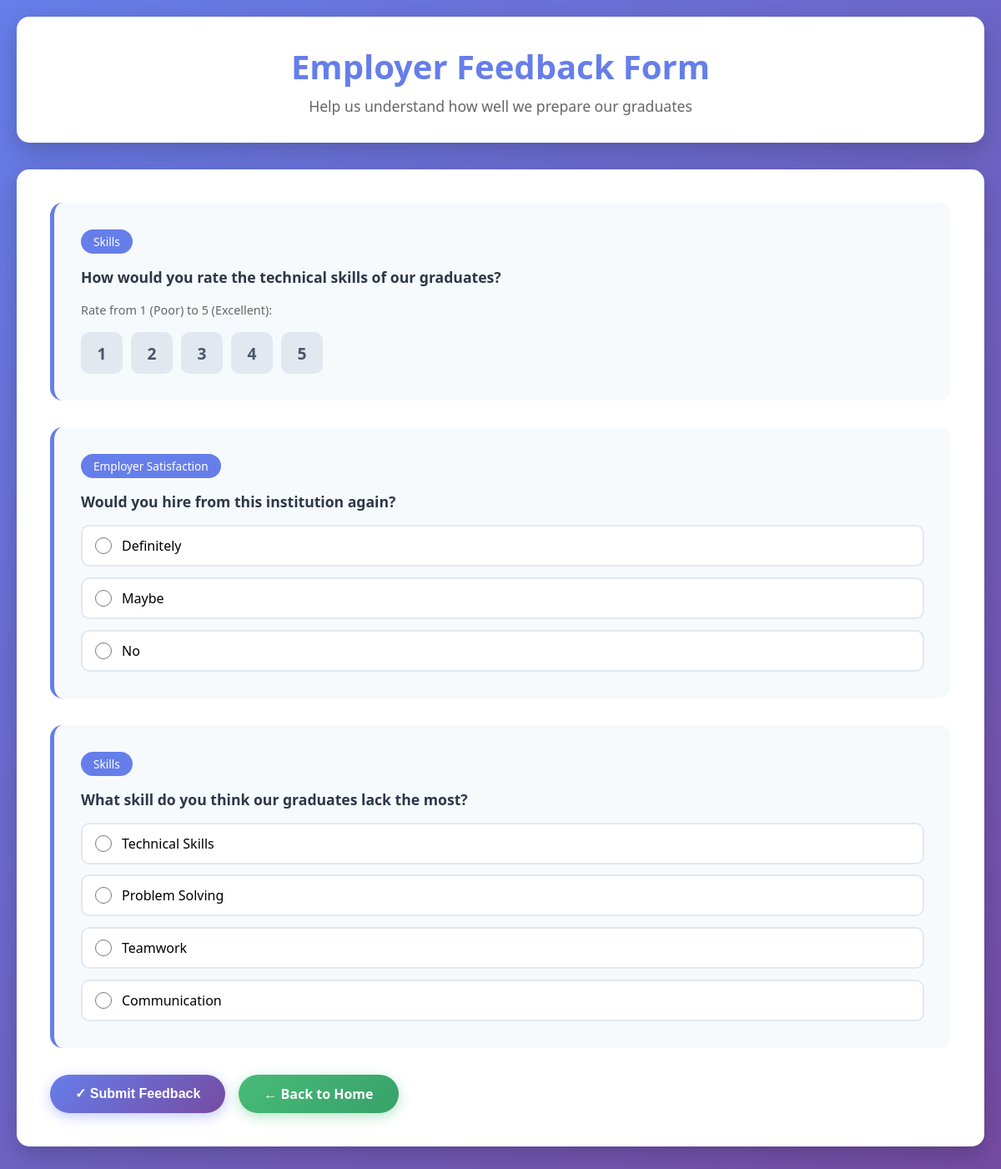
The app's page /feedback/employer/ with its own data.
### feedback/models.py (models this page shows, shortened)
class Question(models.Model):
    STAKEHOLDER_CHOICES = [
        ('student', 'Student'),
        ('alumni', 'Alumni'),
        ('employer', 'Employer'),
    ]
    QUESTION_TYPE_CHOICES = [
        ('rating', 'Rating (1–5)'),
        ('mcq', 'Multiple Choice'),
    ]
    text = models.TextField()
    category = models.CharField(max_length=50)
    stakeholder_type = models.CharField(max_length=20, choices=STAKEHOLDER_CHOICES)
    question_type = models.CharField(max_length=10, choices=QUESTION_TYPE_CHOICES, default='rating')

class Option(models.Model):
    question = models.ForeignKey(Question, on_delete=models.CASCADE, related_name='options')
    text = models.CharField(max_length=255)

### feedback/views.py (the view, shortened to what this page needs)
# urls.py: path('feedback/employer/', views.employer_feedback_view, name='employer_feedback'),
def employer_feedback_view(request):
    questions = Question.objects.filter(stakeholder_type='employer')
    return render(request, 'feedback/employer_feedback.html', {'questions': questions})

### feedback/templates/feedback/employer_feedback.html (shortened to what this page needs)
{% extends 'feedback/base.html' %}
{% block content %}
<div class="header">
    <h1>Employer Feedback Form</h1>
    <p>Help us understand how well we prepare our graduates</p>
</div>
<div class="card">
    <form method="POST">
        {% for q in questions %}
        <div class="question-box">
            <span class="category">{{ q.category }}</span>
            <p>{{ q.text }}</p>
            {% if q.question_type == "rating" %}
                <label style="color: #666; font-size: 0.9rem; margin-top: 1rem;">Rate from 1 (Poor) to 5 (Excellent):</label>
                <div class="rating-group">
                    {% for i in "12345" %}
                    <label for="rating_{{ q.id }}_{{ i }}">{{ i }}</label>
                    {% endfor %}
                </div>
            {% elif q.question_type == "mcq" %}
                <div class="radio-group">
                    {% for option in q.options.all %}
                    <label>
                        <input type="radio" name="q_{{ q.id }}" value="{{ option.text }}" required>
                        <span>{{ option.text }}</span>
                    </label>
                    {% endfor %}
                </div>
            {% endif %}
        </div>
        {% endfor %}
        <div class="btn-group">
            <button type="submit" class="btn">✓ Submit Feedback</button>
            <a href="{% url 'home' %}" class="btn btn-secondary">← Back to Home</a>
        </div>
    </form>
</div>
{% endblock %}

### feedback/templates/feedback/base.html (style rules this page uses)
* { margin: 0; padding: 0; box-sizing: border-box; }
body { font-family: 'Segoe UI', Tahoma, Geneva, Verdana, sans-serif; background: linear-gradient(135deg, #667eea 0%, #764ba2 100%); min-height: 100vh; padding: 20px; }
.header { background: white; padding: 2rem; border-radius: 15px; box-shadow: 0 10px 30px rgba(0, 0, 0, 0.2); margin-bottom: 2rem; text-align: center; }
.header h1 { color: #667eea; font-size: 2.5rem; margin-bottom: 0.5rem; }
.header p { color: #666; font-size: 1.1rem; }
.card { background: white; padding: 2.5rem; border-radius: 15px; box-shadow: 0 10px 30px rgba(0, 0, 0, 0.2); margin-bottom: 2rem; animation: fadeIn 0.5s ease; }
.btn { display: inline-block; padding: 12px 30px; background: linear-gradient(135deg, #667eea 0%, #764ba2 100%); color: white; text-decoration: none; border-radius: 50px; font-weight: 600; transition: all 0.3s ease; border: none; cursor: pointer; font-size: 1rem; box-shadow: 0 4px 15px rgba(102, 126, 234, 0.4); }
.btn-secondary { background: linear-gradient(135deg, #48bb78 0%, #38a169 100%); box-shadow: 0 4px 15px rgba(72, 187, 120, 0.4); }
.btn-group { display: flex; gap: 1rem; flex-wrap: wrap; margin-top: 1.5rem; }
.question-box { background: #f7fafc; padding: 2rem; border-radius: 15px; margin-bottom: 2rem; border-left: 5px solid #667eea; transition: all 0.3s ease; }
.question-box p { font-size: 1.1rem; color: #2d3748; margin-bottom: 1rem; font-weight: 600; }
.question-box .category { display: inline-block; background: #667eea; color: white; padding: 5px 15px; border-radius: 20px; font-size: 0.85rem; margin-bottom: 1rem; }
.rating-group { display: flex; gap: 10px; margin-top: 1rem; }
.rating-group label { width: 50px; height: 50px; background: #e2e8f0; border-radius: 10px; display: flex; align-items: center; justify-content: center; cursor: pointer; transition: all 0.3s ease; font-weight: bold; font-size: 1.2rem; color: #4a5568; }
.radio-group { display: flex; flex-direction: column; gap: 0.8rem; margin-top: 1rem; }
.radio-group label { display: flex; align-items: center; padding: 12px 15px; background: white; border: 2px solid #e2e8f0; border-radius: 10px; cursor: pointer; transition: all 0.3s ease; }
.radio-group input[type="radio"] { margin-right: 12px; width: 20px; height: 20px; cursor: pointer; }

### records on screen
Question: category "Skills", text "How would you rate the technical skills of our graduates?", i "1" "2" "3" "4" "5"
Question: category "Employer Satisfaction", text "Would you hire from this institution again?"
Option: text "Definitely"
Option: text "Maybe"
Option: text "No"
Question: category "Skills", text "What skill do you think our graduates lack the most?"
Option: text "Technical Skills"
Option: text "Problem Solving"
Option: text "Teamwork"
Option: text "Communication"
